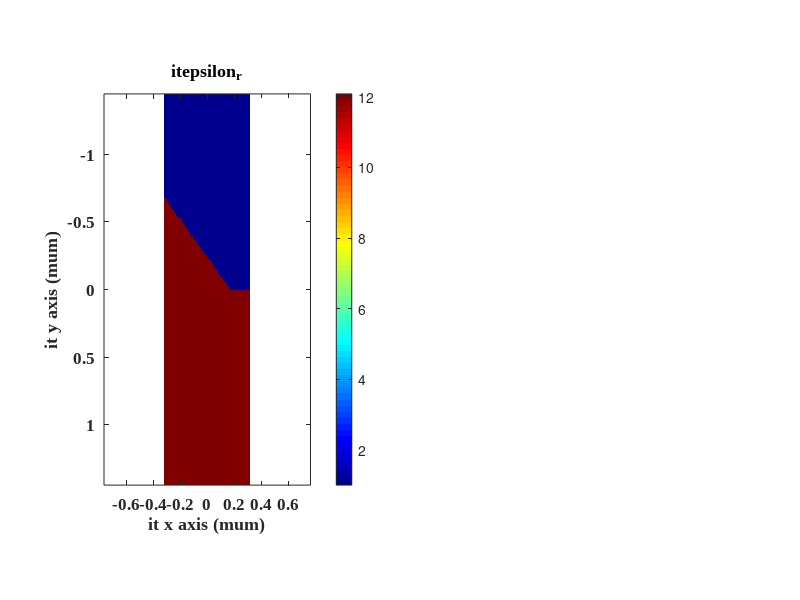

This chart was generated by the following MATLAB code: (Note: this script raises an error after producing the figure.)
%% Simulation problem setting
clear; clc; close all;
e0 = 8.854*10^-12;      % Permittivity of vacuum   [farad/meter]
u0 = 4*pi*10^-7;        % Permeability of vacuum   [henry/meter]
c0 = 1/(e0*u0)^0.5;     % Speed of light           [meter/second]
lambda =  1500e-9;      % Wavelength               [meter]
f_max = c0/1500e-9;     % Highest frequncy         [Hz]
Period = 630.8e-9;      % Period of grating        [meter]
Fill_Factor = 0.7746;   % Filling factor of grating[a.u.]
phi = 54.746;           % Slanted angle of grating [Degree]
Slab_THK = 691e-9;      % Depth of Blazed grating[meter]
er_sub = 3.476^2;       % Relative permittivity of substrate [a.u.]
ur_sub = 1;             % Relative permeability of substrate [a.u.]
d_min = min(Slab_THK);  % Critical dimension
nbc = 1;                % Refraction index at the boundary
N_Wavelength = 20;      % Wavelength sampling
N_Structure = 7;        % Feature of structure sampling
NPML = [0,0,30,30];     % Number of PML cells
Nyscr = 10 + NPML(3);   % Source y position
NFREQ = 201;            % Frequency point
lambda_min = 1500*1e-9; % Spectrum of short wavelength
lambda_max = 1600*1e-9; % Spectrum of long wavelength
%% Initial Grid Resolution :
dx_Wavelength = c0/f_max/N_Wavelength;         % Δ = λ/N; N>=10
dx_Structure = d_min/N_Structure;              % Δ = d_min/N; N>=1, resolve the smallest feature with at 1 to 4 cells.
dx = min(dx_Wavelength,dx_Structure);          % The initial Grid size
%% "Snap" Grid to Critical Dimensions
Mx = ceil(Slab_THK/dx);                        
dx = Slab_THK/Mx;                              % Adjust the grid size
dy = dx;
%% The Courant Stability Condition
dt = nbc/2/c0/sqrt((1/dx)^2 + (1/dy)^2);       % Δt < n/2/c0/sqrt(Δx^-2 + Δy^-2 + Δz^-2) [second]
%% Initial Grid Resolution :
grating_min = Slab_THK/N_Structure*cotd(phi);
d_min = min(Slab_THK,grating_min);  % Critical dimension     [meter]
dx_Wavelength = lambda_min/N_Wavelength;       % Δ = λ/N; N>=10
dx_Structure = d_min/N_Structure;              % Δ = d_min/N; N>=1, resolve the smallest feature with at 1 to 4 cells.
dx = min(dx_Wavelength,dx_Structure);          % The initial Grid size
%% "Snap" Grid to Critical Dimensions
Mx = ceil(grating_min/dx);                        
dx = grating_min/Mx;                           % Adjust the grid size
dy = dx;
%% The Courant Stability Condition
dt = nbc/2/c0/sqrt((1/dx)^2 + (1/dy)^2);       % Δt < n/2/c0/sqrt(Δx^-2 + Δy^-2 + Δz^-2) [second]
%% Build permittivity & permeability matrix of simulation space
Dummy_Number = round(0.5*lambda_max/dy); %space(1λ)
Period_Number = round(Period/dx);
Slab_Number = round(Slab_THK/dy);
% 0 + Period + 0
Nx = NPML(1) + Period_Number + NPML(2);
% PML + space(1λ) + Structure + space(1λ) + PML
Ny = NPML(3) + Dummy_Number + Slab_Number + Dummy_Number + NPML(4);
x = linspace(-(dx*Nx)/2,(dx*Nx)/2,Nx);
y = linspace(-(dy*Ny)/2,(dy*Ny)/2,Ny);
%% 2x grid
Nx2 = 2*Nx;
Ny2 = 2*Ny;
ER2 = ones(Nx2,Ny2);
UR2 = ones(Nx2,Ny2);

P1_xidx = 0;
[P1_yvalue,P1_yidx] = min(abs(y+Slab_THK));
[P2_xvalue,P2_xidx] = min(abs(x-(Period*Fill_Factor-Period/2)));
[P2_yvalue,P2_yidx] = min(abs(y-0));
[P3_xvalue,P3_xidx] = min(abs(x-(Period/2)));
[P3_yvalue,P3_yidx] = min(abs(y-0));
[P4_xvalue,P4_xidx] = min(abs(x-(Period/2)));
P4_yidx = Ny;
P5_xidx = 0;
P5_yidx = Ny;
xidx = [0 P2_xidx P3_xidx P4_xidx P5_xidx 0]*2;
yidx = [P1_yidx P2_yidx P3_yidx P4_yidx P5_yidx P1_yidx]*2;
ER2 = ER2 + double(poly2mask(yidx,xidx,Nx*2,Ny*2))*(er_sub-1);
UR2 = UR2 + double(poly2mask(yidx,xidx,Nx*2,Ny*2))*(ur_sub-1);
ERzz = ER2(1:2:Nx2,1:2:Ny2);
URxx = UR2(1:2:Nx2,2:2:Ny2);
URyy = UR2(2:2:Nx2,1:2:Ny2);

h1 = figure(1);
set(h1,'numberTitle','off','Name','Permittivity & Permeability','color','w','units','normalized','outerposition',[0 0.225 0.25 0.6], 'Menu', 'none');
subplot(1,2,1)
imagesc(x*1e6,y*1e6,ERzz');axis equal;axis tight;
xlabel("\it x axis (\mum)"); ylabel("\it y axis (\mum)");title("\it\epsilon_r");
set(gca,'Fontname','times new roman');set(gca,'Fontweight','bold');set(gca,'fontsize',12);
colormap jet;colorbar;
hold on
rectangle('Position',[min(x)*1e6 min(y)*1e6 NPML(1)*dx*1e6 Ny*dy*1e6],...
            'FaceColor',[0.1 0.1 0.1 0.5],'EdgeColor','k');
rectangle('Position',[max(x)*1e6-NPML(2)*dx*1e6 min(y)*1e6 NPML(2)*dx*1e6 Ny*dy*1e6],...
            'FaceColor',[0.1 0.1 0.1 0.5],'EdgeColor','k');
rectangle('Position',[min(x)*1e6 min(y)*1e6 Nx*dx*1e6+NPML(3)*dx NPML(3)*dy*1e6],...
            'FaceColor',[0.1 0.1 0.1 0.5],'EdgeColor','k');
rectangle('Position',[min(x)*1e6 max(y)*1e6-NPML(4)*dx*1e6 Nx*dx*1e6 NPML(4)*dy*1e6],...
            'FaceColor',[0.1 0.1 0.1 0.5],'EdgeColor','k');
hold off
subplot(1,2,2)
imagesc(x*1e6,y*1e6,URxx');axis equal;axis tight;
xlabel("\it x axis (\mum)"); ylabel("\it y axis (\mum)");title("\it\mu_r");
set(gca,'Fontname','times new roman');set(gca,'Fontweight','bold');set(gca,'fontsize',12);
colormap jet;colorbar;
hold on
rectangle('Position',[min(x)*1e6 min(y)*1e6 NPML(1)*dx*1e6 Ny*dy*1e6],...
            'FaceColor',[0.1 0.1 0.1 0.5],'EdgeColor','k');
rectangle('Position',[max(x)*1e6-NPML(2)*dx*1e6 min(y)*1e6 NPML(2)*dx*1e6 Ny*dy*1e6],...
            'FaceColor',[0.1 0.1 0.1 0.5],'EdgeColor','k');
rectangle('Position',[min(x)*1e6 min(y)*1e6 Nx*dx*1e6+NPML(3)*dx NPML(3)*dy*1e6],...
            'FaceColor',[0.1 0.1 0.1 0.5],'EdgeColor','k');
rectangle('Position',[min(x)*1e6 max(y)*1e6-NPML(4)*dx*1e6 Nx*dx*1e6 NPML(4)*dy*1e6],...
            'FaceColor',[0.1 0.1 0.1 0.5],'EdgeColor','k');
hold off
%% Compute the Number of Steps
n_max = max([sqrt(er_sub),nbc]);      % Maximum of refractive index in space
t_prop = n_max*sqrt((Nx*dx)^2+(Ny*dy)^2)/c0;              % Time it takes a wave to propagate across the grid
tau = 1/f_max/pi;                     % tau ~= 0.5/f_max;
T = 12*tau + 6*t_prop;                % Rule of thumb : T = 12tao + 5t_prop
STEPS = round(T/dt);                  % Number of iterations
%% Gaussian Pulse Source
nsrc = 1;                             % material refractive index where source is injectd
t0 = tau*6;                           % t0 > 3*tau
t = (0:STEPS-1)*dt;                   % Simulation time (s)
Source_E = exp(-((t-t0)/tau).^2);     % E field Gaussian Pulse
Source_H = -sqrt(1/1)*exp(-((t-t0+1*dy/2/c0+0.5*dt)/tau).^2);      % H field Gaussian Pulse
%% Initizlize Fourier transforms
FREQ = linspace(c0/(lambda_max),c0/(lambda_min),NFREQ);
K = exp(-1i*2*pi*dt.*FREQ);
KF = kron(K,ones(Nx,1));
EzR = zeros(Nx,NFREQ);
EzT = zeros(Nx,NFREQ); 
EzS = zeros(1,NFREQ); 
Eref = zeros(Nx,NFREQ);
Etrn = zeros(Nx,NFREQ);
%% PML sigma
sigx = zeros(Nx2,Ny2);
% xmin PML
nx = 2*NPML(1):-1:1;
sigx(1:2*NPML(1),:) = (0.5*e0/dt)*(nx'/2/NPML(1)).^3 .* ones(2*NPML(1),Ny2);
% xmax PML
nx = 1:2*NPML(1);
sigx((Nx2 - 2*NPML(2) +1):Nx2,:) = (0.5*e0/dt)*(nx'/2/NPML(2)).^3 .* ones(2*NPML(1),Ny2);

sigy = zeros(Nx2,Ny2);
% ymin PML
ny = 2*NPML(3):-1:1;
sigy(:,1:2*NPML(3)) = (0.5*e0/dt)*(ny/2/NPML(3)).^3 .* ones(Nx2,2*NPML(3));
% ymax PML
ny = 1:2*NPML(4);
sigy(:,(Ny2 - 2*NPML(4) +1):Ny2) = (0.5*e0/dt)*(ny/2/NPML(4)).^3 .* ones(Nx2,2*NPML(4));

h3 = figure(3);
set(h3,'numberTitle','off','Name','PML of Sigma','color','w','units','normalized','outerposition',[0.24 0.225 0.25 0.6], 'Menu', 'none');
subplot(1,2,1)
imagesc(x*1e6,y*1e6,sigx');xlabel("\itx axis (\mum)");ylabel("\ity axis (\mum)");axis equal;axis tight;
title("\sigma_x");
set(gca,'Fontname','times new roman');set(gca,'Fontweight','bold');set(gca,'fontsize',12);colormap jet;colorbar;
subplot(1,2,2)
imagesc(x*1e6,y*1e6,sigy');xlabel("\itx axis (\mum)");ylabel("\ity axis (\mum)");axis equal;axis tight;
title("\sigma_y");set(gca,'Fontname','times new roman');set(gca,'Fontweight','bold');set(gca,'fontsize',12);colormap jet;colorbar;
%% Initialized Fields & Curl Arrays & Integration Arrays
 Ez  = zeros(Nx,Ny); Hx  = zeros(Nx,Ny); Hy  = zeros(Nx,Ny);
 CEx = zeros(Nx,Ny); CEy = zeros(Nx,Ny); CHz = zeros(Nx,Ny);
ICEx = zeros(Nx,Ny);ICEy = zeros(Nx,Ny); IDz = zeros(Nx,Ny);

%% Compute Update Coefficients
% Coefficients for Updata equation for Hx
sigHx = sigx(1:2:Nx2,2:2:Ny2);
sigHy = sigy(1:2:Nx2,2:2:Ny2);
mHx0  =  (1/dt) + sigHy/(2*e0);
mHx1  = ((1/dt) - sigHy/(2*e0)) ./ mHx0;
mHx2  = - c0./URxx ./ mHx0;
mHx3  = -(c0*dt/e0) * sigHx./URxx ./ mHx0;
% Coefficients for Updata equation for Hy
sigHx = sigx(2:2:Nx2,1:2:Ny2);
sigHy = sigy(2:2:Nx2,1:2:Ny2);
mHy0  =  (1/dt) + sigHx/(2*e0);
mHy1  = ((1/dt) - sigHx/(2*e0)) ./ mHy0;
mHy2  = - c0./URyy ./ mHy0;
mHy3  = -(c0*dt/e0) * sigHy./URyy ./ mHy0;
% Coefficients for Updata equation for Dz
sigDx = sigx(1:2:Nx2,1:2:Ny2);
sigDy = sigy(1:2:Nx2,1:2:Ny2);
mDz0  = (1/dt) + (sigDx + sigDy)/(2*e0)...
               + sigDx.*sigDy*(dt/4/e0^2);
mDz1  = (1/dt) - (sigDx + sigDy)/(2*e0)...
               - sigDx.*sigDy*(dt/4/e0^2);
mDz1  = mDz1./mDz0;
mDz2  = c0./mDz0;
mDz4  = - (dt/e0^2)*sigDx.*sigDy./mDz0;
mEz1 = 1./ERzz; Dz = Ez./mEz1;
%% Visualize Fields
h4 = figure(4);
set(h4,'numberTitle','off','Name','FDTD Monitor','color','w','units','normalized','outerposition',[0.483 0.225 0.115 0.6], 'Menu', 'none');
f1 = imagesc(x*1e6,y*1e6,Ez');
xlabel("\it x axis (\mum)"); ylabel("\it y axis (\mum)");
set(gca,'Fontname','times new roman');set(gca,'Fontweight','bold');set(gca,'fontsize',12)
colormap jet;
% caxis([-1 1]);
colorbar;
axis equal;axis tight;
hold on
% PML : xmin、xmax、ymin、ymax
rectangle('Position',[min(x)*1e6 min(y)*1e6 NPML(1)*dx*1e6 Ny*dy*1e6],...
            'FaceColor',[0.1 0.1 0.1 0.5],'EdgeColor','k');
rectangle('Position',[max(x)*1e6-NPML(2)*dx*1e6 min(y)*1e6 NPML(2)*dx*1e6 Ny*dy*1e6],...
            'FaceColor',[0.1 0.1 0.1 0.5],'EdgeColor','k');
rectangle('Position',[min(x)*1e6 min(y)*1e6 Nx*dx*1e6+NPML(3)*dx NPML(3)*dy*1e6],...
            'FaceColor',[0.1 0.1 0.1 0.5],'EdgeColor','k');
rectangle('Position',[min(x)*1e6 max(y)*1e6-NPML(4)*dx*1e6 Nx*dx*1e6 NPML(4)*dy*1e6],...
            'FaceColor',[0.1 0.1 0.1 0.5],'EdgeColor','k');
NyTRN = Ny - (NPML(4)+4);
NyREF = NPML(3)+4;
yline(y(Nyscr) * 1e6,'-','color','k','linewidth',2);
yline(y(NyREF) * 1e6,'--','color','k','linewidth',2);
yline(y(NyTRN) * 1e6,'--','color','k','linewidth',2);
hold off
REF = 0*FREQ; % size : 1 x Freq
TRN = 0*FREQ; % size : 1 x Freq
SRC = 0*FREQ; % size : 1 x Freq
h5 = figure(5);
set(h5,'numberTitle','off','Name','Reflection & Transmittance','color','w'...
    ,'units','normalized','outerposition',[0.6 0.025 0.4 0.475], 'Menu', 'none');
f3_REF   = plot(c0./FREQ*1e6,REF,'linewidth',2,'color','r');hold on
f3_TRN   = plot(c0./FREQ*1e6,TRN,'linewidth',2,'color','b');
f3_Total = plot(c0./FREQ*1e6,REF+TRN,'--','linewidth',2,'color','k');hold off
legend('REF','TRN','Total','Position',[0.22 0.92 0.15 0.0869]);
legend('Orientation','horizontal')
legend('boxoff')
xlabel("\it Wavelength (\mum)");
set(gca,'Fontname','times new roman');set(gca,'Fontweight','bold');set(gca,'fontsize',12);
xlim([lambda_min,lambda_max]*1e6);ylim([-0.1 1.1]);
h6 = figure(6);
set(h6,'numberTitle','off','Name','Reflection & Transmittance','color','w'...
    ,'units','normalized','outerposition',[0.6 0.5 0.4 0.475], 'Menu', 'none');
f4_REF       = plot(c0./FREQ*1e6,REF*0,'linewidth',2,'color','r');hold on
f4_TRNplus1  = plot(c0./FREQ*1e6,REF*0,'-x','MarkerIndices',1:10:length(FREQ),'linewidth',1,'color','b');
f4_TRNzero   = plot(c0./FREQ*1e6,REF*0,'-','MarkerIndices',1:10:length(FREQ),'linewidth',1,'color','b');
f4_TRNminus1 = plot(c0./FREQ*1e6,REF*0,'-o','MarkerIndices',1:10:length(FREQ),'linewidth',1,'color','b','markerfacecolor','w');
f4_Total     = plot(c0./FREQ*1e6,REF*0,'--','linewidth',2,'color','k');hold off
legend('REF','TRN','Total');
xlim([lambda_min,lambda_max]*1e6);ylim([-0.1 1.1]);
legend('REF','TRN_{+1 order}','TRN_{0 order}','TRN_{-1 order}','Total','Position',[0.41 0.92 0.15 0.0869]);
legend('Orientation','horizontal')
legend('boxoff')
xlabel("\it Wavelength (\mum)");
set(gca,'Fontname','times new roman');set(gca,'Fontweight','bold');set(gca,'fontsize',12);
%% Time steps loop
for T = 1:STEPS
    % Compute Curl of E 
    % (BC = Periodic)
    CEx =  diff([Ez,Ez(:,1)],1,2)/dy; 
    CEy = -diff([Ez;Ez(1,:)],1,1)/dx;
%     % (BC = Dirichlet)
%     CEx =  diff([Ez,zeros(Nx,1)],1,2)/dy; 
%     CEy = -diff([Ez;zeors(1,Ny)],1,1)/dx;
    CEx(:,Nyscr-1) = diff([Ez(:,Nyscr-1),Ez(:,Nyscr)],1,2)/dy - 1/dy * Source_E(T);
    % Update H integrations
    ICEx = ICEx + CEx;
    ICEy = ICEy + CEy;
    % Update H Field
    Hx = mHx1.*Hx + mHx2.*CEx + mHx3.*ICEx;
    Hy = mHy1.*Hy + mHy2.*CEy + mHy3.*ICEy;
    
    % Complute Curl of H
    % BC : Periodic
    CHz = diff([Hy(end,:);Hy],1,1)/dx - diff([Hx(:,end),Hx],1,2)/dy;
    CHz(:,Nyscr) = diff([Hy(end,Nyscr);Hy(:,Nyscr)],1,1)/dx- diff([Hx(:,Nyscr-1),Hx(:,Nyscr)],1,2)/dy - 1/dy*Source_H(T);
    % BC : Dirichlet
%     CHz = diff([zeros(1,Ny);Hy],1,1)/dx - diff([zeros(Nx,1),Hx],1,2)/dy;
    

    IDz = IDz + Dz;
    % Update Dz
    Dz = mDz1.*Dz + mDz2.*CHz + mDz4.*IDz;
    
    Ez = mEz1.*Dz;
    
    EzR = Ez(:,NyREF);
    EzT = Ez(:,NyTRN);
    EzS = Source_E(T);

    Eref = Eref + (KF.^T).*kron(EzR,ones(1,NFREQ)); 
    Etrn = Etrn + (KF.^T).*kron(EzT,ones(1,NFREQ));
    SRC = SRC + (K.^T)*EzS;
    
    
    for nfreq = 1 : NFREQ    
        % Compute Wave Vector Components
        lam0 = c0/FREQ(nfreq);
        k0 = 2*pi/lam0;
        kyinc = k0*1;
        m  = (-floor(Nx/2):floor(Nx/2))';
        kx = - 2 *pi*m/Period;
        kyR = sqrt((k0*1)^2 - kx.^2);
        kyT = sqrt((k0*sqrt(er_sub))^2 - kx.^2);
        
        % Compute Reflectance
        ref = Eref(:,nfreq)/SRC(nfreq);
        ref = fftshift((fft(ref)/Nx));
        ref = real(kyR/kyinc) .* abs(ref).^2;
%         ref(ref==0) = [];
        REF(nfreq)= sum(ref);
        
        % Compute Transmittance
        trn = Etrn(:,nfreq)/SRC(nfreq);
        trn = fftshift((fft(trn)/Nx));
        trn = real(kyT/kyinc) .* abs(trn).^2;
        TRN(nfreq)= sum(trn);
        TRNplus1(nfreq)= trn(round(length(trn)/2+1));
        TRNzero(nfreq)= trn(round(length(trn)/2));
        TRNminus1(nfreq)= trn(round(length(trn)/2-1));
    end
    CON = REF + TRN;


    % Visualize
    if mod(T,15)==0
    figure(4)
    f1.CData = Ez';  % Reset the data.
    title({"Field at steps";T+" of "+STEPS}); 
    figure(5)
    f3_REF.YData = abs(REF);
    f3_TRN.YData = abs(TRN);
    f3_Total.YData = abs(CON);
    figure(6)
    f4_TRNplus1.YData = abs(TRNplus1);
    f4_TRNzero.YData = abs(TRNzero);
    f4_TRNminus1.YData = abs(TRNminus1);
    f4_REF.YData = abs(REF);
    f4_Total.YData = abs(CON);
    drawnow
    end
end